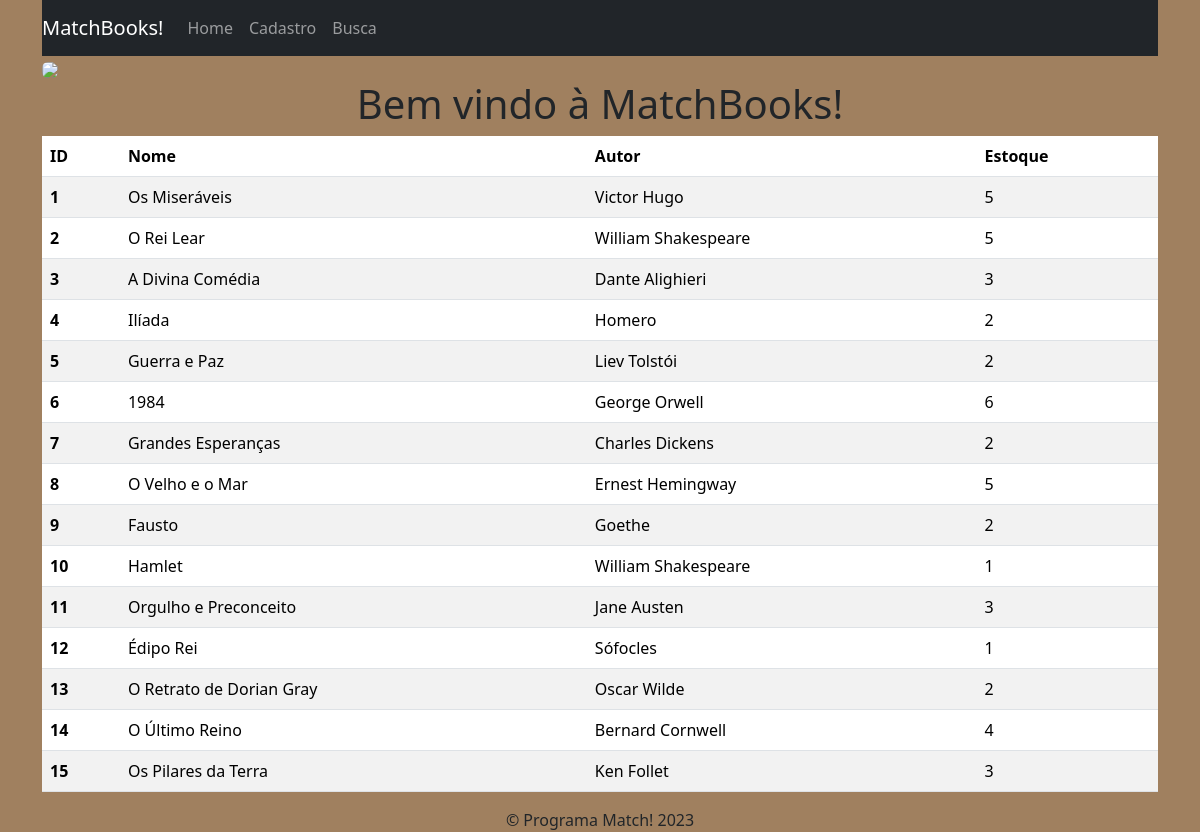
Before: / with the older database file.
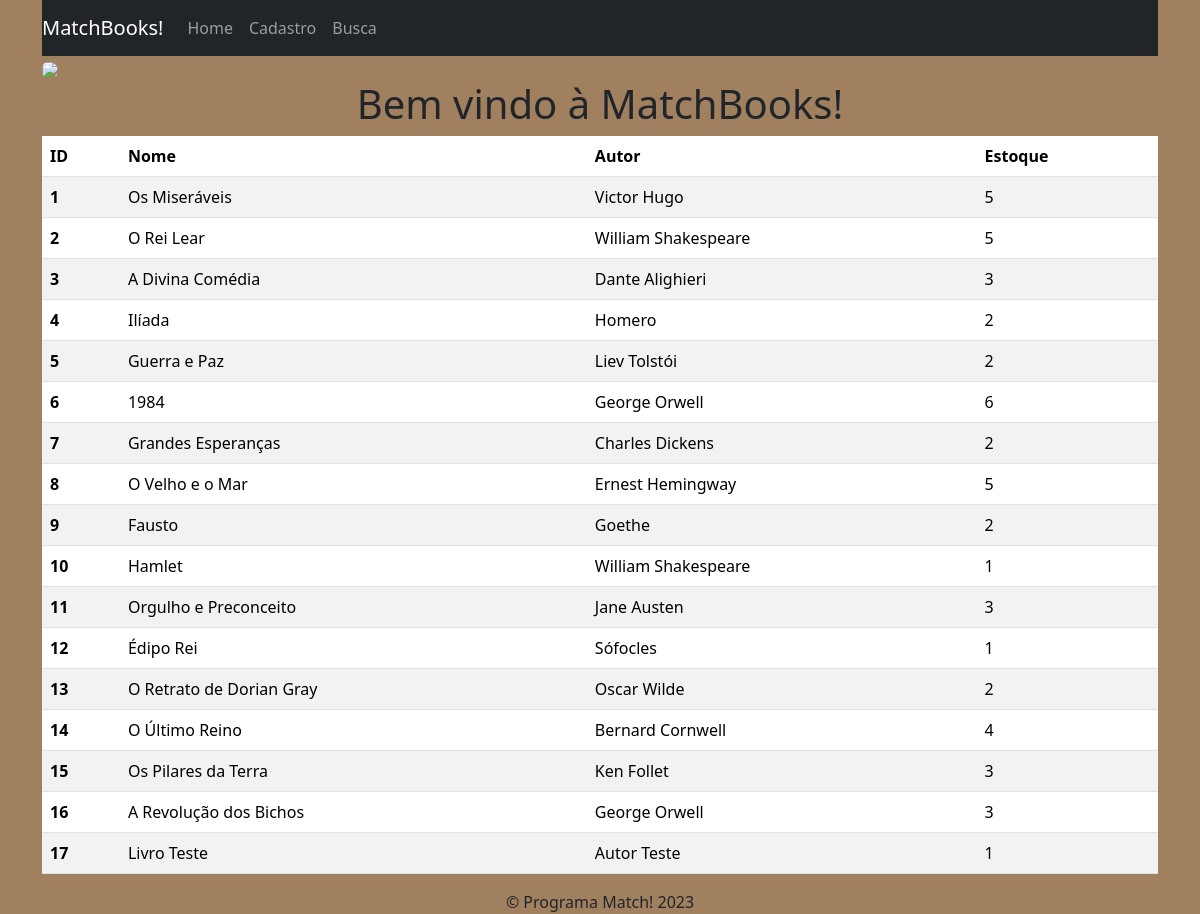
After: the same page with the newer database file.
### core/models.py (models this page shows)
class Livro(models.Model):
    nome = models.CharField('Nome', max_length=100)
    autor = models.CharField('Autor', max_length=50)
    estoque = models.IntegerField('Estoque')

### core/views.py (the view)
# urls.py: path('', index, name='index'),
def index(request):
    context = {
        'livros': Livro.objects.all()
    }
    print(context['livros'])
    return render(request, 'index.html', context)

### core/templates/index.html (shortened to what this page needs)
<!DOCTYPE html>
<html lang="pt-br">
<head>
    <link href="https://cdn.jsdelivr.net/npm/bootstrap@5.3.2/dist/css/bootstrap.min.css" rel="stylesheet">
</head>
<body style="background-color:#a0805f;">
    <div class="container">
        <div>
            <nav class="navbar navbar-expand-lg navbar-dark bg-dark">
                <a class="navbar-brand" href="#">MatchBooks!</a>
                <div class="collapse navbar-collapse">
                    <ul class="navbar-nav mr-auto">
                        <li class="nav-item">
                            <a class="nav-link" href="{% url 'index' %}">Home</a>
                        </li>
                        <li class="nav-item">
                            <a class="nav-link" href="{% url 'cadastro' %}">Cadastro</a>
                        </li>
                        <li class="nav-item">
                            <a class="nav-link" href="{% url 'busca' %}">Busca</a>
                        </li>
                    </ul>
                </div>
            </nav>
            <img class="img-fluid rounded" src="https://as1.ftcdn.net/v2/jpg/05/30/78/48/1000_F_530784876_tVVLgkCNenjbjs8nNIucVZDN9YLoePdI.jpg">
        </div>
        <center>
            <div>
                <h1>Bem vindo à MatchBooks!</h1>
            </div>
        </center>
        <div>
            <table class="table table-striped">
              <thead>
                <tr>
                  <th scope="col">ID</th>
                  <th scope="col">Nome</th>
                  <th scope="col">Autor</th>
                  <th scope="col">Estoque</th>
                </tr>
              </thead>
              <tbody>
                {% for livro in livros %}
                <tr>
                  <th scope="row">{{ livro.id }}</th>
                  <td>{{ livro.nome }}</td>
                  <td>{{ livro.autor }}</td>
                  <td>{{ livro.estoque }}</td>
                </tr>
                {% endfor %}
              </tbody>
            </table>
        </div>
        <div class="container">
            <center>
                <footer>© Programa Match! 2023</footer>
            </center>
        </div>
    </div>
</body>
</html>

Changed rows visible on the page:
added Livro: id "16", nome "A Revolução dos Bichos", autor "George Orwell", estoque "3"
added Livro: id "17", nome "Livro Teste", autor "Autor Teste", estoque "1"
